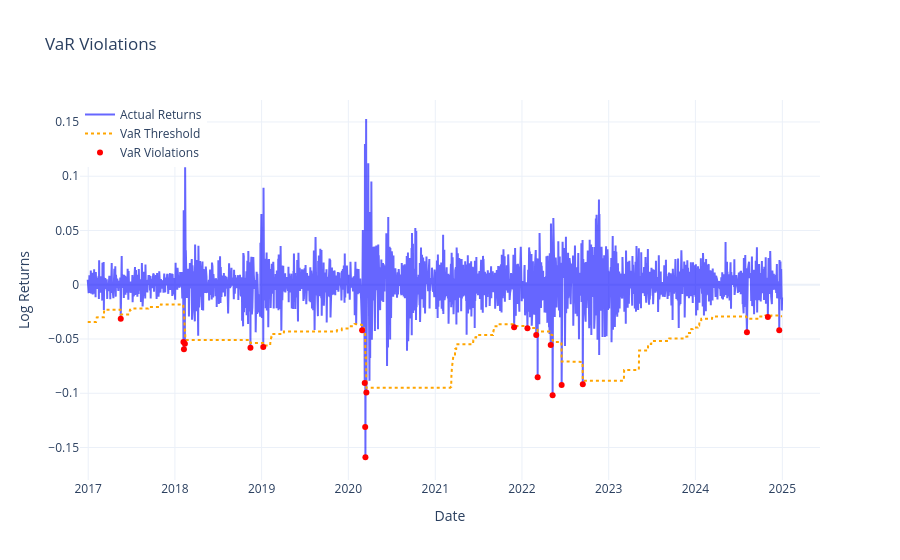

The cell this chart's notebook holds for it:
### Code cell
plots.plot_var_violations(snp_garch_fbm_var, var_col='VaR_99', predicted_col='predicted_log_returns')

### Figure 1 — Plotly figure (JSON) as saved in the notebook; plotly's stock layout.template omitted (floating-point values rounded to 4 significant figures; data arrays with more than 128 entries replaced by an {"elided": "..."} marker saying what was removed)
{"data": [{"line": {"color": "blue"}, "mode": "lines", "name": "Actual Returns", "opacity": 0.6, "type": "scatter", "x": {"elided": "2013 str values"}, "y": {"elided": "2013 float values"}}, {"line": {"color": "orange", "dash": "dot"}, "mode": "lines", "name": "VaR Threshold", "type": "scatter", "x": {"elided": "2013 str values"}, "y": {"elided": "2013 float values"}}, {"marker": {"color": "red", "size": 6, "symbol": "circle"}, "mode": "markers", "name": "VaR Violations", "type": "scatter", "x": ["2017-05-18T00:00:00", "2018-02-06T00:00:00", "2018-02-08T00:00:00", "2018-02-12T00:00:00", "2018-11-15T00:00:00", "2019-01-08T00:00:00", "2020-02-28T00:00:00", "2020-03-10T00:00:00", "2020-03-12T00:00:00", "2020-03-13T00:00:00", "2020-03-17T00:00:00", "2021-11-29T00:00:00", "2022-01-24T00:00:00", "2022-03-02T00:00:00", "2022-03-08T00:00:00", "2022-05-02T00:00:00", "2022-05-10T00:00:00", "2022-06-17T00:00:00", "2022-09-14T00:00:00", "2024-08-05T00:00:00", "2024-11-01T00:00:00", "2024-12-19T00:00:00"], "y": [-0.03144, -0.05277, -0.05935, -0.05443, -0.05805, -0.05738, -0.04192, -0.09049, -0.1311, -0.159, -0.09937, -0.03927, -0.04011, -0.04642, -0.08526, -0.05547, -0.1018, -0.09251, -0.0918, -0.04373, -0.02979, -0.04199]}], "layout": {"hovermode": "x unified", "legend": {"x": 0, "y": 1}, "title": {"text": "VaR Violations"}, "xaxis": {"title": {"text": "Date"}}, "yaxis": {"title": {"text": "Log Returns"}}}}
